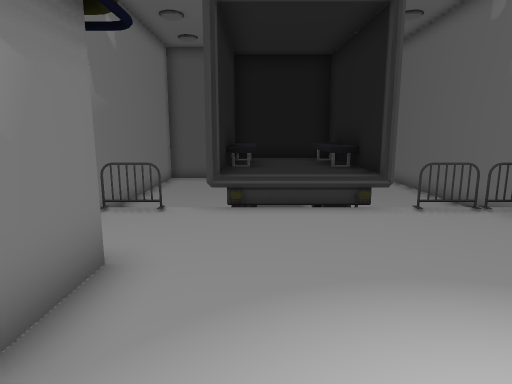
view 1 (above)

13 first-person views from a walk through a Unity game level. The camera is 1.5 m above the floor, tilts 10° down and sees 75° across. The floor is counted in squares, 1 m on a side. Each view is taken from the middle of a square. On the plan, view 1 faces up. The plan holds only what a view shows up to about 15 squares ahead; the rest is blank. The place goes on beyond the plan. The player character is not drawn. Some animated figures are not drawn. Door leaves are left out, so doorways stand open. Some surface patterns are stand-ins.

view 2
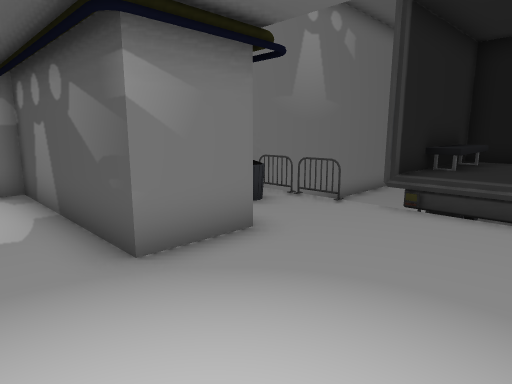

view 3
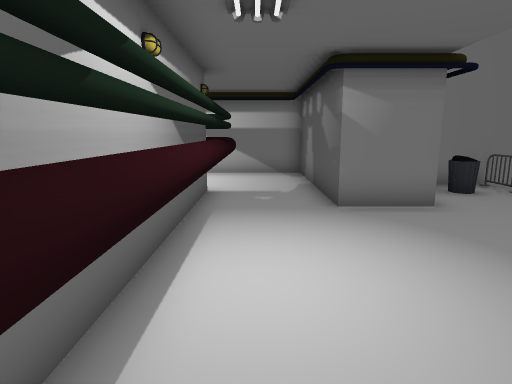

view 4
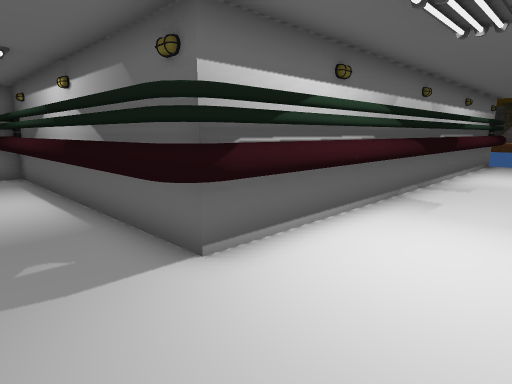

view 5
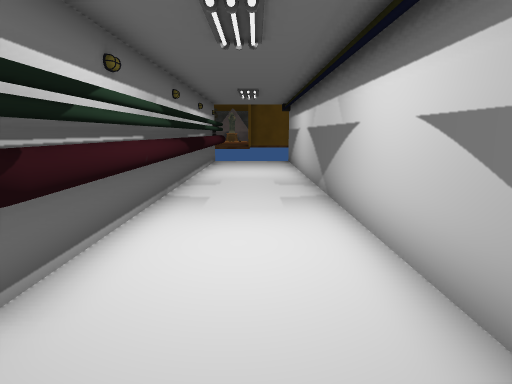

view 6
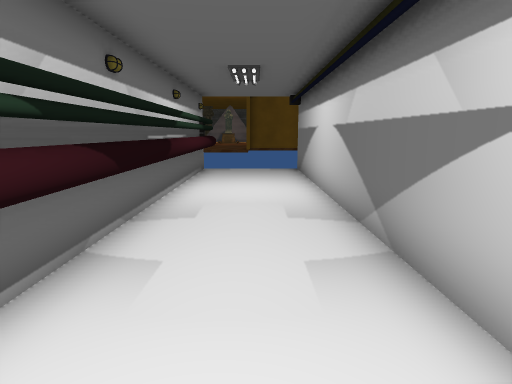

view 7
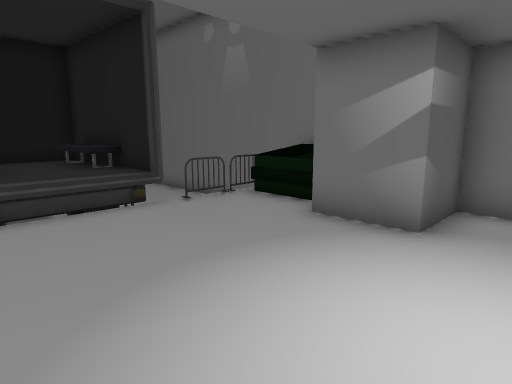

view 8
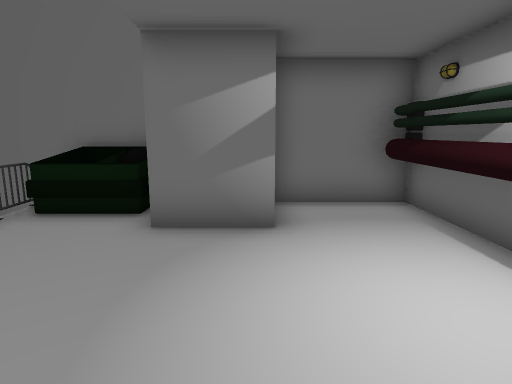

view 9
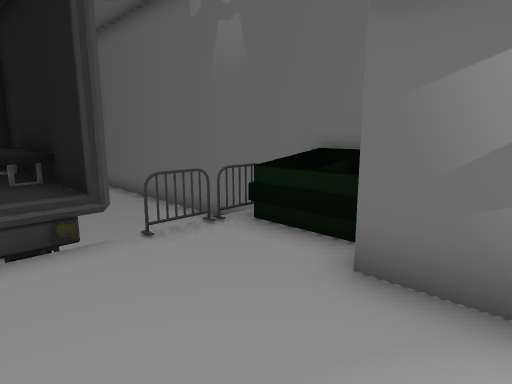

view 10
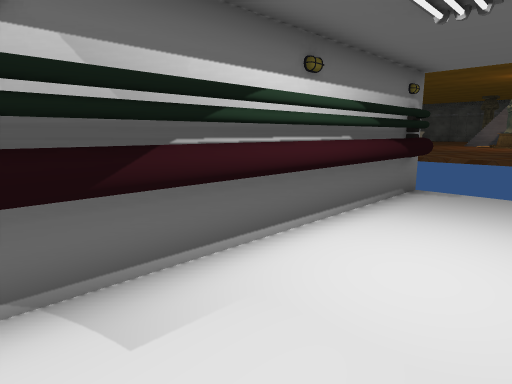

view 11
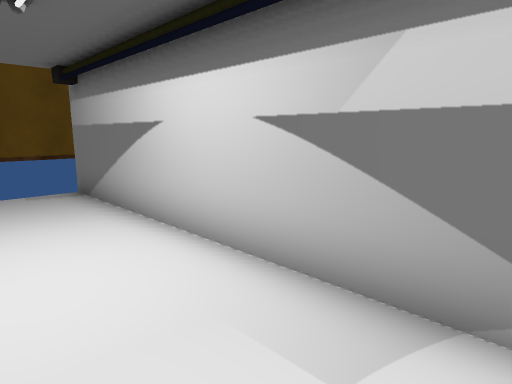

view 12
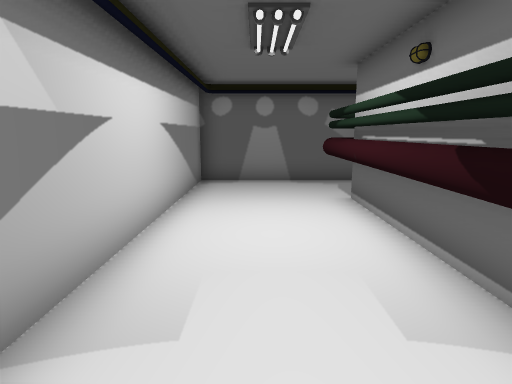

view 13
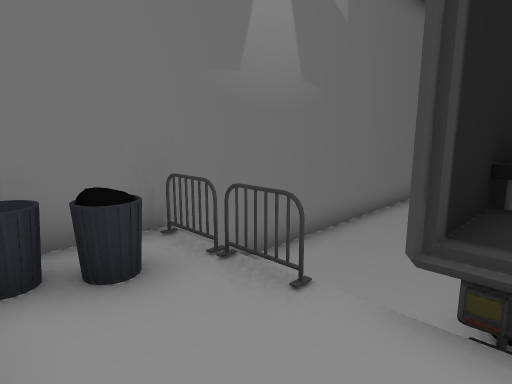

### Floor plan
Key: @ floor where view 1 was taken; # wall or solid block; x gap in a wall; . main floor; : floor 0.75 m higher than the main floor; / step, stairs or slope; D open door; = window, fence, low wall or low ledge; v drop or lower ground.
Columns run from 8 left of view 1 to 7 right of it. Each row starts with its distance up from view 1.
 14    #vvvv     vvv
 13    #vvvv    vvv#
 12    #vvv####vvvv#
 11    #vvv#::/#vvv#
 10    #vvv#::/#vvvv
  9    #vvv#::/#   #
  8    #   #::/#   #
  7    #vvv#DDD#vvv#
  6    #=........=##
  5    #==.......= #
  4    ####......##
  3       #.....##
  2 #######.....###
  1 #.............#
  0 #.......@.....#
 -1 #...###########
 -2 #...#
 -3 #...#
 -4 #...#
 -5 #...#
 -6 #...#
 -7 #...#
 -8 #...#
 -9 #...#
-10 #...#
-11 #...#
-12 #...#
-13 #...#
-14 #...#
-15 #...#
-16 #...#
-17 x...x

Positions as (right, up) in squares from view 1, and headings:
1: (0, 0), facing up
2: (2, 0), facing up-left
3: (5, 0), facing left
4: (-7, 1), facing down-right
5: (-6, 1), facing down
6: (-6, -3), facing down
7: (-1, 0), facing up-right
8: (-1, 2), facing right
9: (1, 2), facing up-right
10: (-7, -8), facing down-right
11: (-5, -8), facing down-left
12: (-6, -9), facing up
13: (0, 4), facing up-left
